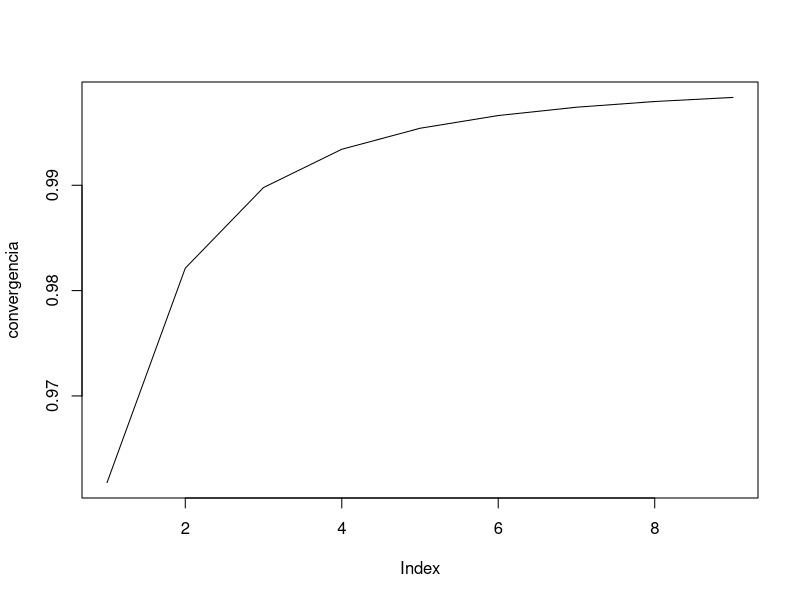

Write the R code that produced this figure.
con1=function(n)
{
  aux = cos(1/n)
  return(aux)
}
con2 = function(n)
{
  aux=(con1(n+2)-con1(n+1))^2
  aux2 = con1(n+2)-(2*con1(n+1))+con1(n)
  result = con1(n+2)-(aux/aux2)
}
fin = 10
n=1
convergencia = c(1:(fin-1))
while (n<fin)
{
  
  convergencia[n]=con2(n)
  n=n+1
  
}
print(convergencia)
plot(convergencia, type = 'l')
